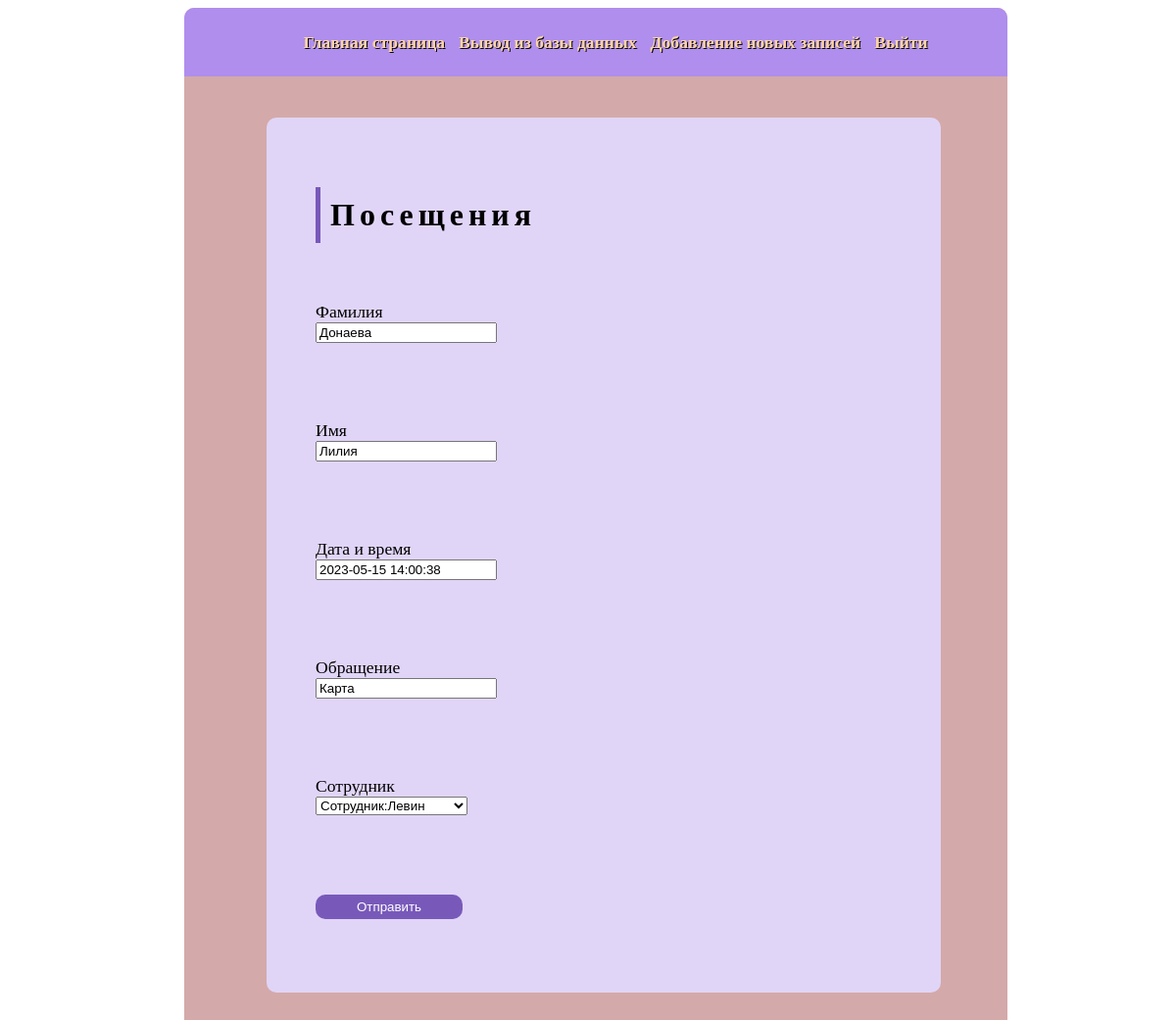
/update_bank/1 (signed in), run on the app's committed database.
### main/models.py (models this page shows, shortened)
class Bank(models.Model):
    surname = models.CharField('Фамилия',max_length=50)
    name = models.CharField('Имя',max_length=50)
    date_and_time = models.DateTimeField('Дата посещения')
    service = models.CharField('Услуга', max_length=50)
    sotrudnik = models.OneToOneField(Sotrudnik, on_delete=models.SET_NULL, null=True)
    class Meta:
        verbose_name = 'Банк'
        verbose_name_plural = 'Банки'

### main/views.py (the view)
# urls.py: path('update_bank/<int:pk>', views.redact_bank.as_view(), name='update_bank'),
class redact_bank(UpdateView):
    model = Bank
    template_name = 'main/poseschenie.html'
    fields = ['id', 'surname', 'name', 'date_and_time', 'service', 'sotrudnik']

### main/models.py (called while the page is built)
    def __str__(self):
        return f'Сотрудник:{self.surname}'

### main/templates/main/poseschenie.html (shortened to what this page needs)
{% extends 'main/layout.html' %}
{% block content %}
<div class="center">
  <h1>Посещения</h1>
  <form method="post">
    <label>Фамилия</label>
    <div class="inputbox">
       {{ form.surname }}
    </div>
    <label>Имя</label>
    <div class="inputbox">
      {{ form.name }}
    </div>
    <label>Дата и время</label>
      <div class="inputbox">
      {{ form.date_and_time }}
    </div>
    <label>Обращение</label>
      <div class="inputbox">
      {{ form.service }}
    </div>
    <label>Сотрудник</label>
    <div class="inputbox">
      {{ form.sotrudnik }}
    </div>
    <div class="inputbox">
      <input type="submit" value="Отправить">
    </div>
  </form>
</div>
{% endblock %}

### main/static/main/css/main.css (style rules this page uses)
body { width:100%; height:100%; }
.center { position: relative; padding: 50px 50px; background: #e0d5f7; border-radius: 10px; width:70%; margin-left:10%; margin-top:5%; }
.center h1 { font-size: 2em; border-left: 5px solid #7859ba; padding: 10px; color: #000; letter-spacing: 5px; margin-bottom: 60px; font-weight: bold; padding-left: 10px; }
.center .inputbox { position: relative; width: 300px; height: 50px; margin-bottom: 50px; }
.center label { font-size:110%; font-family: "Times New Roman", Times, serif; }
.center .inputbox:last-child { margin-bottom: 0; }
.center .inputbox [type="submit"] { width: 50%; height:25px; background: #7859ba; color: #fff; border: #fff; border-radius:10px; }

### data on the page
Bank: surname "Донаева", name "Лилия", date_and_time "2023-05-15 14:00:38", service "Карта", sotrudnik "Сотрудник:Левин"
